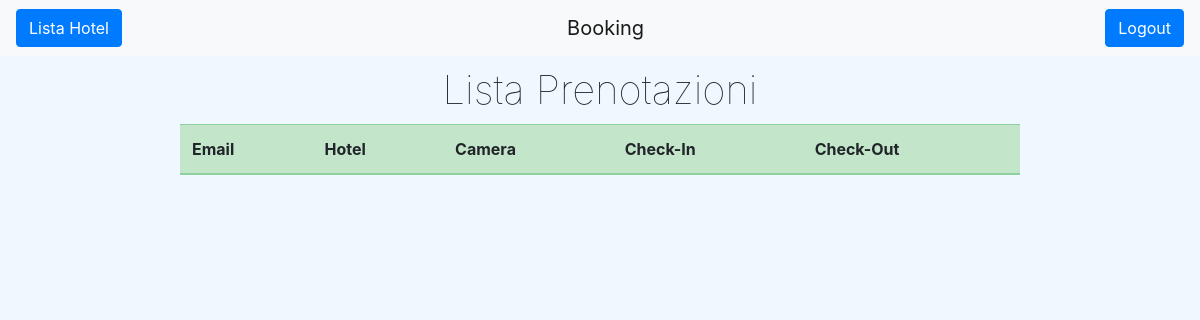
/homeAlbergatore/ (signed in), run on an earlier commit of the app's database.
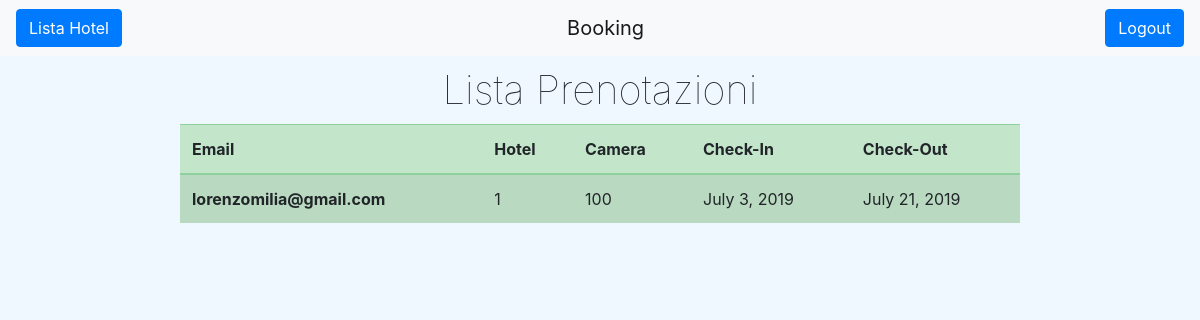
And on a later commit of the database.
### ProgettoISW/models.py (models this page shows)
class Prenotazione(models.Model):
    email = models.EmailField()
    camera = models.ForeignKey(Camera, on_delete=models.CASCADE)
    checkIn = models.DateField()
    checkOut = models.DateField()

class Camera(models.Model):
    hotel = models.ForeignKey(Hotel, on_delete=models.CASCADE)
    numero = models.IntegerField()
    nLetti = models.IntegerField()
    prezzo = models.FloatField()
    servizi = models.TextField()

class Hotel(models.Model):
    albergatore = models.ForeignKey(Albergatore, on_delete=models.CASCADE)
    nome = models.CharField(max_length=100)
    descrizione = models.TextField()
    citta = models.CharField(max_length=100)
    indirizzo = models.CharField(max_length=100)

### ProgettoISW/views.py (the view)
# urls.py: path('homeAlbergatore/', views.homeAlbergatore),
def homeAlbergatore(request):
    albergatore = ""
    if 'nomeAlbergatore' in request.session:
        albergatore = request.session['nomeAlbergatore']
    else:
        return redirect('/home/')
    elencoPrenotazioni = []
    for p in Prenotazione.objects.all():
        if p.camera.hotel.albergatore.username == albergatore:
            elencoPrenotazioni.append(p)
    return render(request, "homeAlbergatore.html", {'prenotazioni': elencoPrenotazioni})

### templates/homeAlbergatore.html (shortened to what this page needs)
{% extends "base.html" %}
{% block tasto-sinistro %}
    <button id="lista-hotel" class="btn btn-primary" type="button">
            <a href="/listaHotel/">Lista Hotel</a>
    </button>
{% endblock %}
{% block content %}
    <main>
        <div class="wrapper">
            <h1 id="maintitle">Lista Prenotazioni</h1>
            <table class="table table-striped table-hover table-success">
                <thead>
                    <tr>
                        <th scope="col">Email</th>
                        <th scope="col">Hotel</th>
                        <th scope="col">Camera</th>
                        <th scope="col">Check-In</th>
                        <th scope="col">Check-Out</th>
                    </tr>
                </thead>
                <tbody>
                    {% for p in prenotazioni %}
                    <tr>
                        <th scope="row">{{ p.email }}</th>
                        <td>{{ p.camera.hotel.nome }}</td>
                        <td>{{ p.camera.numero }}</td>
                        <td>{{ p.checkIn }}</td>
                        <td>{{ p.checkOut }}</td>
                    </tr>
                    {% endfor %}
                </tbody>
            </table>
        </div>
    </main>
{% endblock %}

What changed in the data, as far as the page shows it:
added Prenotazione: email "lorenzomilia@gmail.com", camera.hotel.nome "1", camera.numero "100", checkIn "July 3, 2019", checkOut "July 21, 2019"
